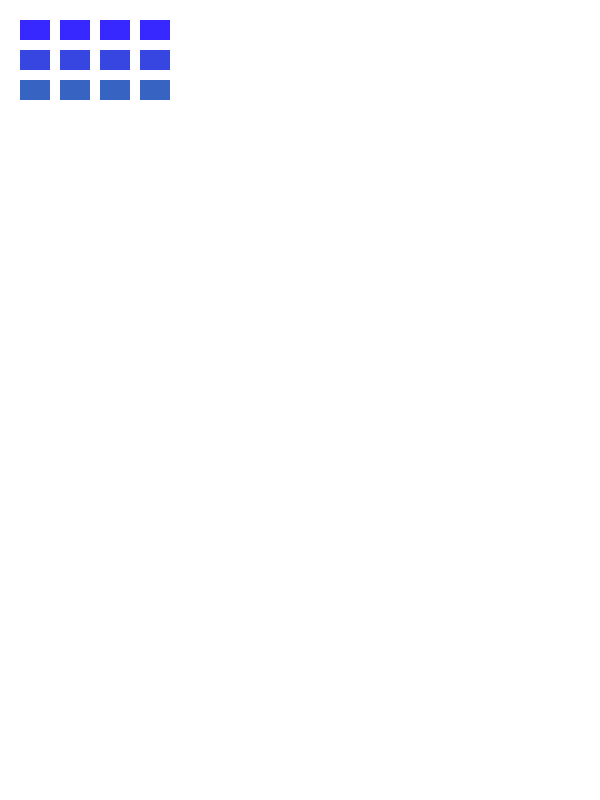
Frame 1 (no input)
Frame 60 (the mouse pressed at the canvas centre just before this capture): identical to frame 1, image omitted
Frame 120 (the mouse held since frame 60 and released just before this capture): identical to frame 1, image omitted

The Processing sketch that drew this single still picture (run headless with seeded random() and noise(); from frame 60 on, the mouse is pressed at the canvas centre):

// Processing sketch: RemovalOfSpecificElemantInArrayList
// ── RemovalOfSpecificElemantInArrayList.pde
// Constants of the brick wall
final int marginX = 20;
final int marginY = 20;
final int intervalH = 10;
final int intervalV = 10;
final int nbBrickH = 4;
final int nbBrickV = 3;

class Brick {
  // Constants of the brick
  final int sizeX = 30;
  final int sizeY = 20;

  int posX;
  int posY;
  color c;

  public Brick(int x, int y, color bc) {
    posX = x;
    posY = y;
    c = bc; // brick color...
  }

  public void draw() {
    pushStyle(); // Avoid to alter settings of other classes (if any)
    rectMode(CORNER);
    noStroke();
    fill(c);
    rect(getX(), getY(), sizeX, sizeY);
    popStyle();
  }

  public int getX() {
    return marginX + (intervalH + sizeX) * (posX - 1);
  }

  public int getY() {
    return marginY + (intervalV + sizeY) * (posY - 1);
  }

  public boolean isOver() {
    int x = getX();
    int y = getY();
    return mouseX >= x && mouseX < x + sizeX && mouseY >= y && mouseY < y + sizeY;
  }
}

ArrayList<Brick> bricks = new ArrayList<Brick>();

void setup() {
  size(600, 800);

  for (int i = 0; i < nbBrickH; i++) {
    for (int j = 0; j < nbBrickV; j++) {
      bricks.add(new Brick(i+1, j+1, color(55, 40 + 30 * j, 255 - 30 * j)));
    }
  }
}

void draw() {
  background(255);

  for (Brick brick : bricks) {
    brick.draw();
  }
}

void mouseReleased() {
  for (Brick brick : bricks) {
    if (brick.isOver()) {
      bricks.remove(brick);
      break; // Can be over only one brick
    }
  }
} 
